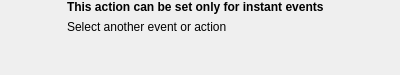
<?xml version="1.0" encoding="UTF-8"?>
<ui version="4.0">
 <class>ContinuousActionAlertWidget</class>
 <widget class="QWidget" name="ContinuousActionAlertWidget">
  <property name="geometry">
   <rect>
    <x>0</x>
    <y>0</y>
    <width>400</width>
    <height>75</height>
   </rect>
  </property>
  <property name="windowTitle">
   <string>Form</string>
  </property>
  <layout class="QHBoxLayout" name="horizontalLayout" stretch="1,5">
   <property name="spacing">
    <number>6</number>
   </property>
   <property name="leftMargin">
    <number>0</number>
   </property>
   <property name="topMargin">
    <number>0</number>
   </property>
   <property name="rightMargin">
    <number>0</number>
   </property>
   <property name="bottomMargin">
    <number>0</number>
   </property>
   <item>
    <spacer name="horizontalSpacer">
     <property name="orientation">
      <enum>Qt::Horizontal</enum>
     </property>
     <property name="sizeHint" stdset="0">
      <size>
       <width>63</width>
       <height>20</height>
      </size>
     </property>
    </spacer>
   </item>
   <item>
    <layout class="QVBoxLayout" name="alertHBoxLayout">
     <item>
      <widget class="QLabel" name="alertLabel">
       <property name="font">
        <font>
         <bold>true</bold>
        </font>
       </property>
       <property name="text">
        <string>This action can be set only for instant events</string>
       </property>
       <property name="wordWrap">
        <bool>true</bool>
       </property>
      </widget>
     </item>
     <item>
      <widget class="QLabel" name="adviceLabel">
       <property name="text">
        <string>Select another event or action</string>
       </property>
       <property name="wordWrap">
        <bool>true</bool>
       </property>
      </widget>
     </item>
     <item>
      <spacer name="verticalSpacer">
       <property name="orientation">
        <enum>Qt::Vertical</enum>
       </property>
       <property name="sizeHint" stdset="0">
        <size>
         <width>20</width>
         <height>40</height>
        </size>
       </property>
      </spacer>
     </item>
    </layout>
   </item>
  </layout>
 </widget>
 <resources/>
 <connections/>
</ui>
